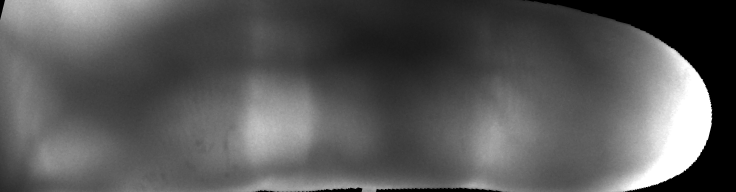
#> input picture dataset/PLUS/genuine/0002-PLUS-FV3-Laser_PALMAR_001_01_02_05.png, 736 x 192 px; its folder holds 4 pictures in this run
$ jupyter execute --allow-errors TestColab.ipynb
#> lines starting #> are read from the running program, lines starting #| are printed output that depends on the picture
# Imports

[cell 1]
import math
import os

import numpy as np
import cv2
from pathlib import Path
from scipy.stats import wasserstein_distance
from scipy.stats import entropy
#from skimage.measure import shannon_entropy
from sklearn.model_selection import LeaveOneOut
from sklearn.model_selection import LeaveOneGroupOut

# Methods for data import
Methods loadPLUS(), loadSCUT() and loadVERA()

[cell 2]
method = cv2.INTER_LANCZOS4

[cell 3]
# [51 lines left out: function loadPLUS, not called in this run]

[cell 4]
# [56 lines left out: function loadSCUT, not called in this run]

[cell 5]
def loadVERA():
    # Define the path to the dataset
    datasource_path = "dataset/IDIAP"

    data_VERA_genuine, data_VERA_spoofed, data_VERA_009 = [], [], []

    # load dataset PLUS
    p = Path(datasource_path + "/" + "genuine")
    for filename in p.glob('**/*.png'):
        _, tail = os.path.split(filename)
        id = tail.split('_', 1)[0]      #todo: only consider images from 001-109 (not -113)
        img = cv2.imread(str(filename), cv2.IMREAD_GRAYSCALE)
#> img is the input picture: shape (192, 736); min 0, max 255, mean 88.6
        img = cv2.resize(img, (664, 248), interpolation=method)
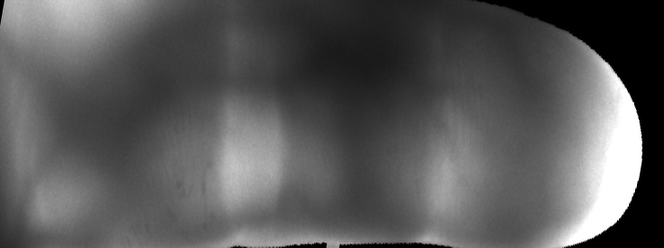
#> img: shape (248, 664); min 0, max 255, mean 88.6
        hist = histBin(img, bin)
#> in histBin, `hist = cv2.calcHist([img], [0], None, [bin], [0, 256])`: hist = [26002, 57415, 52992, 17395, 4868, 6000]
#> hist = [26002, 57415, 52992, 17395, 4868, 6000]
        data_VERA_genuine.append(["genuine", img, hist, id])
#> pass 2 of the loop in loadVERA, `for filename in p.glob('**/*.png'):`:
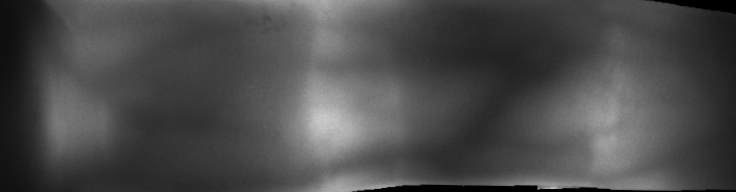
#> input picture dataset/PLUS/genuine/0003-PLUS-FV3-Laser_PALMAR_001_01_03_04.png, 736 x 192 px
#> in loadVERA, img is the input picture: shape (192, 736); min 0, max 203, mean 75.2
#> in loadVERA, `img = cv2.resize(img, (664, 248), interpolation=method)`:
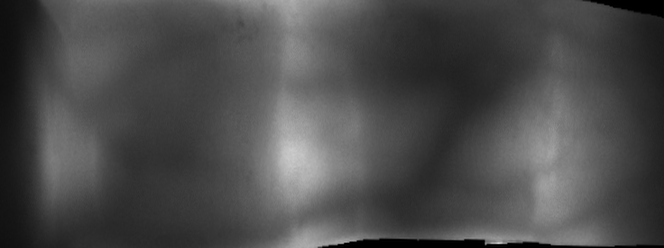
#> img: shape (248, 664); min 0, max 203, mean 75.2
#> in loadVERA, `hist = histBin(img, bin)`: hist = [21726, 88074, 42403, 11041, 1428, 0]
#> pass 3 of the loop in loadVERA, `for filename in p.glob('**/*.png'):`:
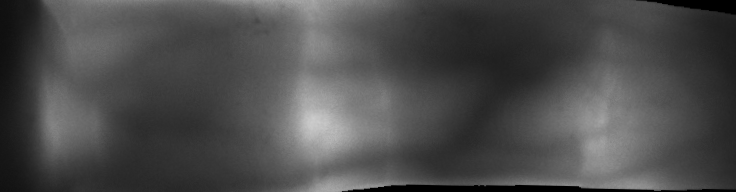
#> input picture dataset/PLUS/genuine/0004-PLUS-FV3-Laser_PALMAR_001_01_03_05.png, 736 x 192 px
#> in loadVERA, img is the input picture: shape (192, 736); min 0, max 205, mean 76.1
#> in loadVERA, `img = cv2.resize(img, (664, 248), interpolation=method)`:
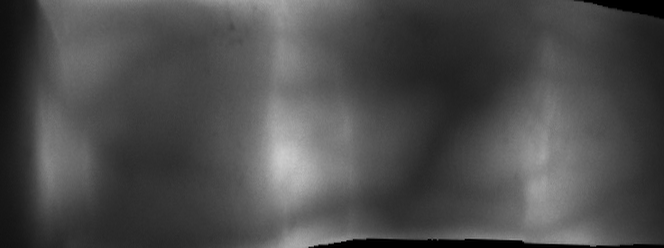
#> img: shape (248, 664); min 0, max 205, mean 76.1
#> in loadVERA, `hist = histBin(img, bin)`: hist = [21952, 84928, 44740, 11592, 1460, 0]
#> the loop made 4 passes; the first 3 are shown

    p = Path(datasource_path + "/" + "spoofed")
    for filename in p.glob('**/*.png'):
        _, tail = os.path.split(filename)
        id = tail.split('_', 1)[0]  # todo: only consider images from 001-109 (not -113)
        img = cv2.imread(str(filename), cv2.IMREAD_GRAYSCALE)
        img = cv2.resize(img, (664, 248), interpolation=method)
        hist = histBin(img, bin)
        data_VERA_spoofed.append(["spoofed", img, hist, id])

    for synthethic_category in ["spoofed_synthethic_cyclegan",
                                "spoofed_synthethic_distancegan",
                                "spoofed_synthethic_drit",
                                "spoofed_synthethic_stargan-v2"]:
        for variant in ["009"]:
            for fold in ["1", "2", "3", "4", "5"]:
                p = Path(datasource_path + "/" + synthethic_category + "/" + variant + "/" + fold)
                for filename in p.glob('**/*.png'):
                    _, tail = os.path.split(filename)
                    tail_front = tail.split('_', 1)[0]
                    id = tail_front.split('-', 1)[1]
                    img = cv2.imread(str(filename), cv2.IMREAD_GRAYSCALE)
                    img = cv2.resize(img, (664, 248), interpolation=method)
                    hist = histBin(img, bin)
                    data_VERA_009.append([synthethic_category, img, hist, id])

                for filename in p.glob('**/*.jpg'):
                    _, tail = os.path.split(filename)
                    tail_front = tail.split('_', 1)[0]
                    id = tail_front.split('-', 1)[1]
                    img = cv2.imread(str(filename), cv2.IMREAD_GRAYSCALE)
                    img = cv2.resize(img, (664, 248), interpolation=method)
                    hist = histBin(img, bin)
                    data_VERA_009.append([synthethic_category, img, hist, id])
#> pass 2 of the loop in loadVERA, `for synthethic_category in ["spoofed_synthethic_cyclegan",`:
#> pass 3 of the loop in loadVERA, `for synthethic_category in ["spoofed_synthethic_cyclegan",`:
#> the loop made 4 passes; the first 3 are shown

    return data_VERA_genuine, data_VERA_spoofed, data_VERA_009

# Methods
For knn and feature calculation

[cell 6]
from skimage.measure import shannon_entropy
import scipy


def combine_list_with_genuine(list):
    current_data = data_genuine + list
    return current_data

# -----------------------------------------------------------------------
# KNN
# -----------------------------------------------------------------------
# [15 lines left out: functions knncalc, most_common_value, not called in this run]


# -----------------------------------------------------------------------
# HISTOGRAM
# -----------------------------------------------------------------------
def histBin(img, bins):
    if bins < 257:
        hist = cv2.calcHist([img], [0], None, [bin], [0, 256])
        return hist
    else:
        return "Falscher Bin-Wert"


def intersection_test(hist1, hist2):
    value = np.sum(np.minimum(hist1, hist2))
    return -value


# [94 lines left out: functions euclidean_distance_test, sum_manhattan_distance_test, em_dist, calculate_entropies, calculate_patch_entropies, mean_absolute_difference and 2 more, not called in this run]

# Data import

Please choose the dataset (PLUS, VERA, SCUT) to be analysed.

[cell 7]
# -----------------------------------------------------------------------
# METHODEN-AUFRUFE
# -----------------------------------------------------------------------
method = cv2.INTER_LANCZOS4
bin = 6

#data_genuine, data_spoofed, data_PLUS_003, data_PLUS_004 = loadPLUS()
data_genuine, data_spoofed, data_VERA_009 = loadVERA()
#data_genuine, data_spoofed, data_SCUT_007,  data_SCUT_008 = loadSCUT()

# to be changed:
generation_variant = data_VERA_009
generation_method = "spoofed_synthethic_cyclegan" #"spoofed_synthethic_distancegan"  #"spoofed_synthethic_distancegan"#"spoofed_synthethic_drit"  #"spoofed_synthethic_stargan-v2"

data_synthetic = []
for row in generation_variant:
    if row[0] == generation_method:
        row[0] = "synthetic"
        data_synthetic.append(row)

if len(data_synthetic) < len(data_genuine):
    data_genuine = data_genuine[:(len(data_synthetic))]
    data_spoofed = data_spoofed[:(len(data_synthetic))]

[cell 8]
print(data_VERA_009)

[cell 9]
# -----------------------------------------------------------------------
# CURRENT TRAIN DATA
# -----------------------------------------------------------------------
# combine genuine data with synthetic data
current_data = []
current_data = combine_list_with_genuine(data_synthetic)

# convert data to numpy array
labels_list, images_list, histograms_list, id_list = [], [], [], []
for row in current_data:
    labels_list.append(row[0])
    images_list.append(row[1])
    histograms_list.append(row[2])
    id_list.append(row[3])

labels = np.array(labels_list)
images = np.array(images_list)
histograms = np.array(histograms_list)
id = np.array(id_list)

# -----------------------------------------------------------------------
# CURRENT TEST DATA
# -----------------------------------------------------------------------
# combine lists data_PLUS_genuine and data_PLUS_spoofed
validation_data = []
validation_data = combine_list_with_genuine(data_spoofed)

# convert data to numpy array
validation_labels_list, validation_images_list, validation_histograms_list, validation_id_list = [], [], [], []
for row in validation_data:
    validation_labels_list.append(row[0])
    validation_images_list.append(row[1])
    validation_histograms_list.append(row[2])
    validation_id_list.append(row[3])

validation_labels = np.array(validation_labels_list)
validation_images = np.array(validation_images_list)
validation_histograms = np.array(validation_histograms_list)
validation_id = np.array(validation_id_list)

# Feature Calculation

[cell 10]
loo = LeaveOneOut()
pred_list = []

### Entropy

[cell 11]
# -----------------------------------------------------------------------
# CALCULATE FEATURE entropy
# -----------------------------------------------------------------------

# calculate feature entropy
entropy_list1 = []
entropy_list10 = []
entropy_list20 = []
entropy_list30 = []
entropy_list40 = []
entropy_list50 = []
entropy_list100 = []

#note: these patches divide image in vertical stripes
for img in range(len(images)):
    #global entropy
    entropies1 = calculate_entropies(images[img], 1)
    entropy_list1.append([labels[img], entropies1])
    #entropy with 10 patches
    entropies10 = calculate_entropies(images[img], 10)
    entropy_list10.append([labels[img], entropies10])
    #entropy with 20 patches
    entropies20 = calculate_entropies(images[img], 20)
    entropy_list20.append([labels[img], entropies20])
    #entropy with 30 patches
    entropies30 = calculate_entropies(images[img], 30)
    entropy_list30.append([labels[img], entropies30])
    #entropy with 40 patches
    entropies40 = calculate_entropies(images[img], 40)
    entropy_list40.append([labels[img], entropies40])
    #entropy with 50 patches
    entropies50 = calculate_entropies(images[img], 50)
    entropy_list50.append([labels[img], entropies50])
    #entropy with 100 patches
    entropies100 = calculate_entropies(images[img], 100)
    entropy_list100.append([labels[img], entropies100])


entropy_list10x10 = []
entropy_list20x20 = []
entropy_list30x30 = []
entropy_list40x40 = []
entropy_list50x50 = []
entropy_list70x70 = []
entropy_list100x100 = []
entropy_list100x200 = []

#note: these patches divide in a x b sized patches
for img in range(len(images)):
    #entropy with 10x10 patches
    entropies10x10 = calculate_patch_entropies(images[img], 10, 10)
    entropy_list10x10.append([labels[img], entropies10x10])
    #entropy with 20x20 patches
    entropies20x20 = calculate_patch_entropies(images[img], 20, 20)
    entropy_list20x20.append([labels[img], entropies20x20])
    #entropy with 30x30 patches
    entropies30x30 = calculate_patch_entropies(images[img], 30, 30)
    entropy_list30x30.append([labels[img], entropies30x30])
    #entropy with 40x40 patches
    entropies40x40 = calculate_patch_entropies(images[img], 40, 40)
    entropy_list40x40.append([labels[img], entropies40x40])
    #entropy with 50x50 patches
    entropies50x50 = calculate_patch_entropies(images[img], 50, 50)
    entropy_list50x50.append([labels[img], entropies50x50])
    # entropy with 70x70 patches
    entropies70x70 = calculate_patch_entropies(images[img], 70, 70)
    entropy_list70x70.append([labels[img], entropies70x70])
    #entropy with 100x100 patches
    entropies100x100 = calculate_patch_entropies(images[img], 100, 100)
    entropy_list100x100.append([labels[img], entropies100x100])
    #entropy with 100x200 patches
    entropies100x200 = calculate_patch_entropies(images[img], 100, 200)
    entropy_list100x200.append([labels[img], entropies100x200])

#### Leave One Out

#> (a cell that did not finish here is left out)

#### Leave One Subject Out

#> (a cell that did not finish here is left out)

### Variance

[cell 14]
# -----------------------------------------------------------------------
# CALCULATE FEATURE VARIANCE
# -----------------------------------------------------------------------

# calculate feature variance
variance_list1 = []
variance_list10 = []
variance_list20 = []
variance_list30 = []
variance_list40 = []
variance_list50 = []
variance_list100 = []

#note: these patches divide image in vertical stripes
for img in range(len(images)):
    #global variance
    variances1 = calculate_variances(images[img], 1)
    variance_list1.append([labels[img], variances1])
    #variance with 10 patches
    variances10 = calculate_variances(images[img], 10)
    variance_list10.append([labels[img], variances10])
    #variance with 20 patches
    variances20 = calculate_variances(images[img], 20)
    variance_list20.append([labels[img], variances20])
    #variance with 30 patches
    variances30 = calculate_variances(images[img], 30)
    variance_list30.append([labels[img], variances30])
    #variance with 40 patches
    variances40 = calculate_variances(images[img], 40)
    variance_list40.append([labels[img], variances40])
    #variance with 50 patches
    variances50 = calculate_variances(images[img], 50)
    variance_list50.append([labels[img], variances50])
    #variance with 100 patches
    variances100 = calculate_variances(images[img], 100)
    variance_list100.append([labels[img], variances100])


variance_list10x10 = []
variance_list20x20 = []
variance_list30x30 = []
variance_list40x40 = []
variance_list50x50 = []
variance_list70x70 = []
variance_list100x100 = []
variance_list100x200 = []

#note: these patches divide in a x b sized patches
for img in range(len(images)):
    #variance with 10x10 patches
    variances10x10 = calculate_patch_variances(images[img], 10, 10)
    variance_list10x10.append([labels[img], variances10x10])
    #variance with 20x20 patches
    variances20x20 = calculate_patch_variances(images[img], 20, 20)
    variance_list20x20.append([labels[img], variances20x20])
    #variance with 30x30 patches
    variances30x30 = calculate_patch_variances(images[img], 30, 30)
    variance_list30x30.append([labels[img], variances30x30])
    #variance with 40x40 patches
    variances40x40 = calculate_patch_variances(images[img], 40, 40)
    variance_list40x40.append([labels[img], variances40x40])
    #variance with 50x50 patches
    variances50x50 = calculate_patch_variances(images[img], 50, 50)
    variance_list50x50.append([labels[img], variances50x50])
    # variance with 70x70 patches
    variances70x70 = calculate_patch_variances(images[img], 70, 70)
    variance_list70x70.append([labels[img], variances70x70])
    #variance with 100x100 patches
    variances100x100 = calculate_patch_variances(images[img], 100, 100)
    variance_list100x100.append([labels[img], variances100x100])
    #variance with 100x200 patches
    variances100x200 = calculate_patch_variances(images[img], 100, 200)
    variance_list100x200.append([labels[img], variances100x200])
